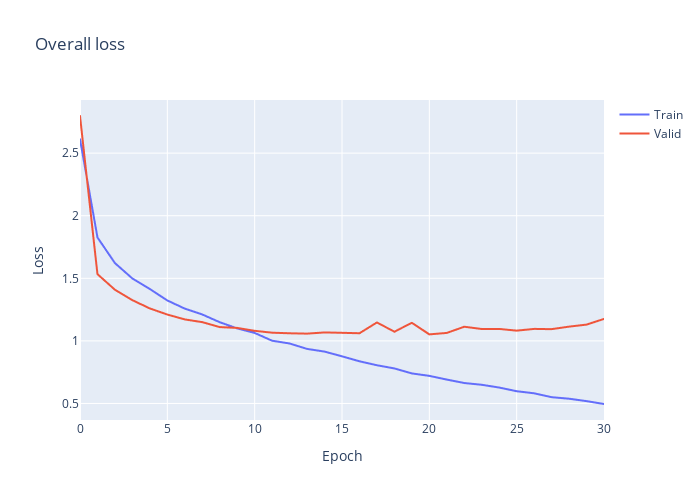

The code cell stored with this chart in its notebook:
### Markdown cell above
## 6) Evaluating the Model

### Code cell
# Overall Loss
fig = go.Figure()
fig.add_trace(go.Scattergl(
                    y=history.history['loss'],
                    name='Train'))

fig.add_trace(go.Scattergl(
                    y=history.history['val_loss'],
                    name='Valid'))

fig.update_layout(height=500, 
                  width=700,
                  title='Overall loss',
                  xaxis_title='Epoch',
                  yaxis_title='Loss')

fig.show()

### Figure 1 — Plotly figure (JSON) as saved in the notebook; plotly's stock layout.template omitted (floating-point values rounded to 4 significant figures)
{"data": [{"name": "Train", "type": "scattergl", "y": [2.611, 1.826, 1.621, 1.498, 1.414, 1.323, 1.258, 1.211, 1.149, 1.1, 1.063, 1.001, 0.9791, 0.9359, 0.9144, 0.8767, 0.837, 0.8054, 0.78, 0.74, 0.7207, 0.6909, 0.6634, 0.6493, 0.6272, 0.5979, 0.5813, 0.5503, 0.538, 0.5188, 0.4958]}, {"name": "Valid", "type": "scattergl", "y": [2.797, 1.533, 1.408, 1.325, 1.259, 1.21, 1.171, 1.15, 1.11, 1.104, 1.08, 1.065, 1.061, 1.058, 1.067, 1.065, 1.061, 1.147, 1.073, 1.144, 1.052, 1.064, 1.113, 1.095, 1.095, 1.082, 1.096, 1.094, 1.114, 1.13, 1.176]}], "layout": {"height": 500, "title": {"text": "Overall loss"}, "width": 700, "xaxis": {"title": {"text": "Epoch"}}, "yaxis": {"title": {"text": "Loss"}}}}
